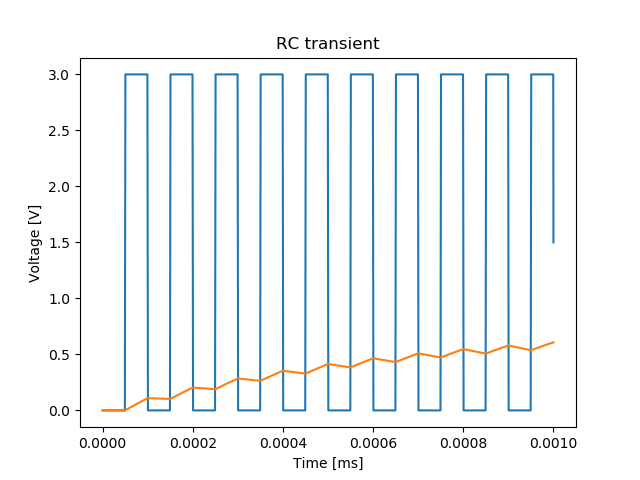

Write Python code to recreate this figure.
"""
Transient test of generic RC.
Netlist generated with xschem. Does not include any ngspice command
"""

import ngspyce
import numpy as np
from matplotlib import pyplot as plt

# Load netlist
ngspyce.source('test_sch.spice')
# Simulate 10 ms
ngspyce.cmd('tran 1n 1u')

# Read results
time, IN, OUT = map(ngspyce.vector, ['time', 'IN', 'OUT'])
# And plot them
plt.plot(time*1e3, IN, label='IN')
plt.plot(time*1e3, OUT, label='OUT')

plt.title('RC transient')
plt.xlabel('Time [ms]')
plt.ylabel('Voltage [V]')
plt.savefig('test_sch.png')
plt.show()
